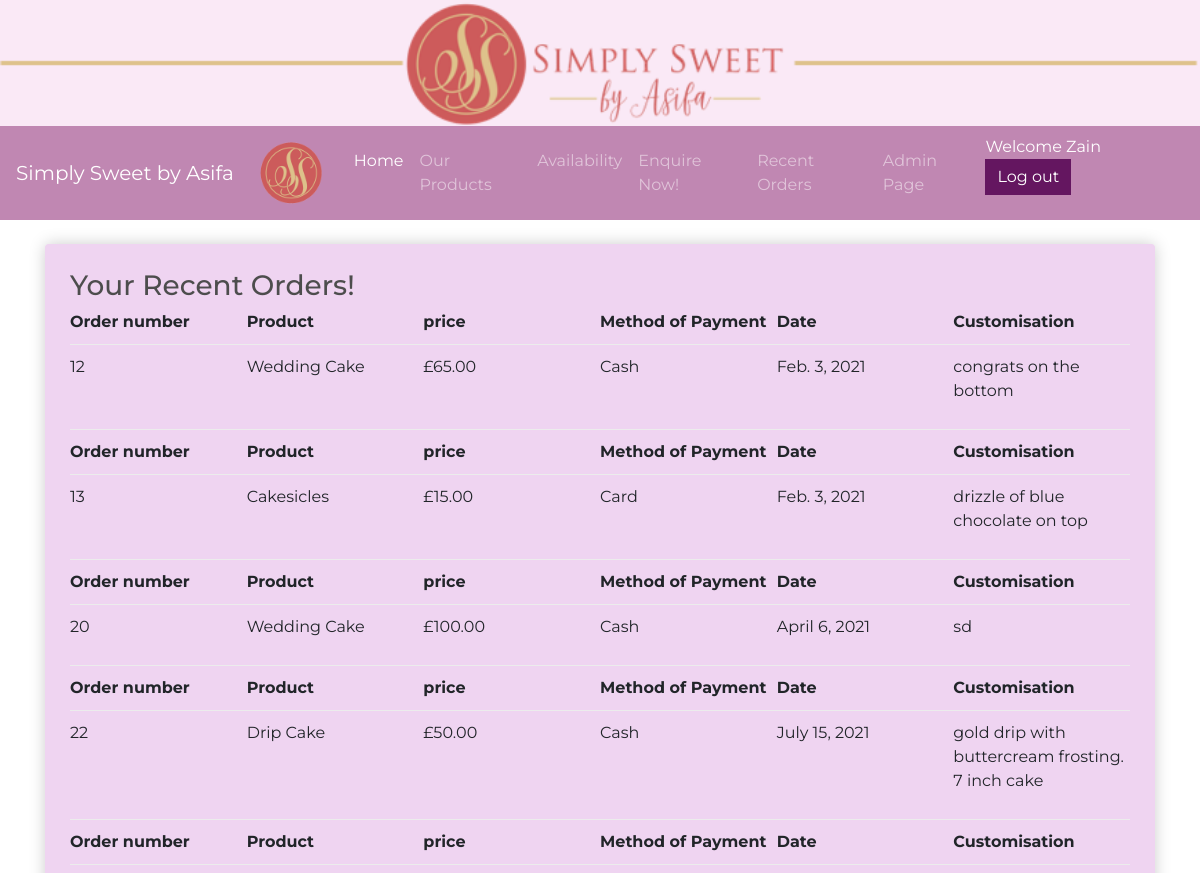
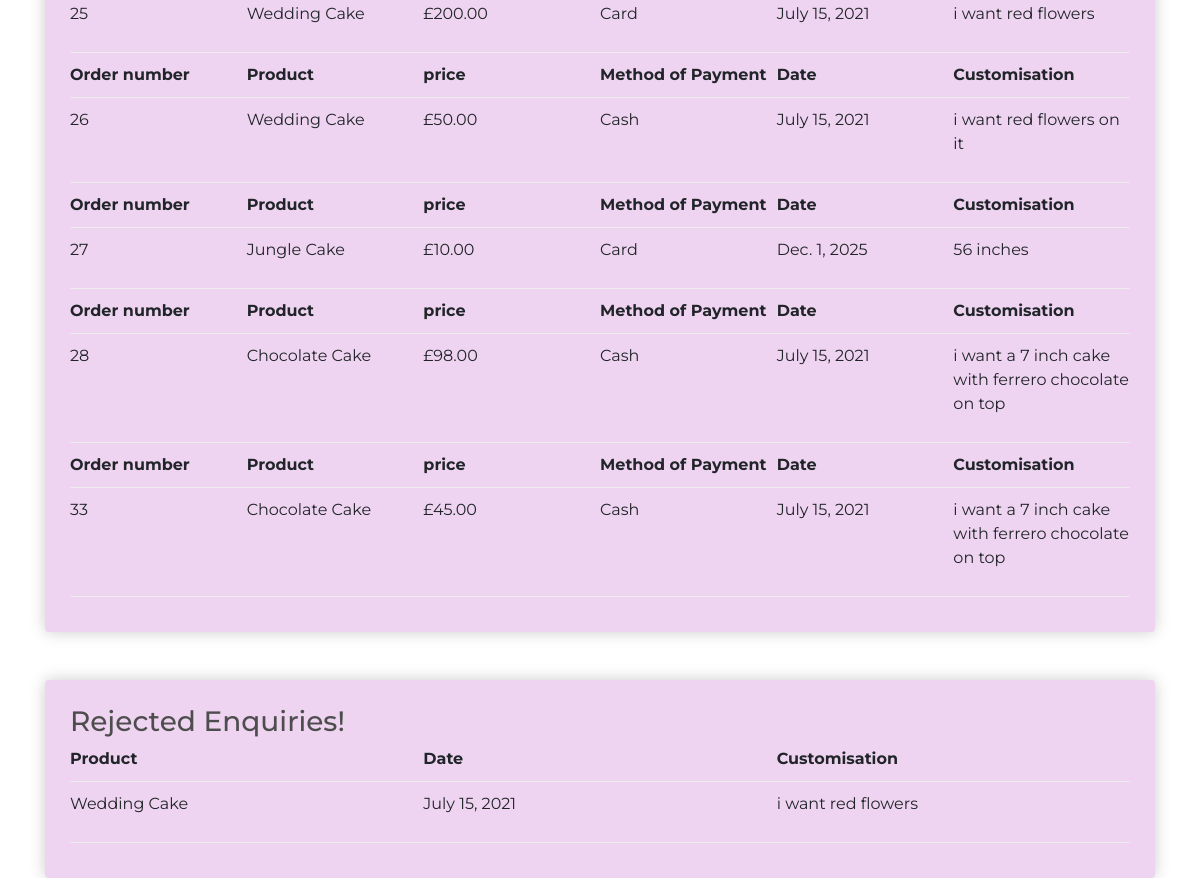
Screenshot of /orders/ (signed in) with the database file from the repository (2 pictures, top to bottom).
### store/models.py (models this page shows, shortened)
class Order(models.Model):
	TYPE = (
				('Cash','Cash'),
				('Card','Card'),
	)
	name = models.ForeignKey(Product,on_delete=models.CASCADE, null=True)
	user = models.ForeignKey(User, on_delete=models.SET_NULL, null=True)
	customisation = models.CharField(max_length=1000, null=True)
	price = models.FloatField(null=True)
	paymethod = models.CharField(max_length=500, null=True, choices=TYPE )
	date = models.DateField(auto_now=False, auto_now_add=False)
	picture = models.ImageField(null=True)

class Product(models.Model):
	CATEGORY = (		# allows the category attribute have a set choice range which have been listed
				('Cake','Cake'), # first computer variable is listed, then the actual choice
				('Cupcakes','Cupcakes'),
				('DS','Dessert Shots'),
				('Cakesicles','Cakesicles'),
	)
	name = models.CharField(max_length=200, null=True, unique=True)
	category = models.CharField(max_length=50, null=True, choices=CATEGORY)
	minprice = models.FloatField(null=True)
	Maxprice = models.FloatField(null=True)
	picture = models.ImageField()
	description = models.CharField(max_length=1000, null=True)

class Request(models.Model):
		CATEGORY = (
						('Accepted','Accepted'),
						('Pending','Pending'),
						('Rejected','Rejected'),
		)
		TYPE = (
				('Cash','Cash'),
				('Card','Card'),
	)
		user = models.ForeignKey(User, on_delete=models.SET_NULL,null=True, default=None)
		price = models.IntegerField(null=True)
		date = models.DateField(auto_now=False, auto_now_add=False)
		name = models.ForeignKey(Product, on_delete=models.SET_NULL, null=True,default=None)
		Customisation = models.CharField(max_length=1000, null=True)
		status = models.CharField(max_length=50, null=True, choices=CATEGORY,default='Pending')
		paymethod = models.CharField(max_length=50, null=True, choices=TYPE)
		picture = models.ImageField(null=True)

### store/views.py (the view)
# urls.py: path('orders/',views.orders,name="orders"),
def orders(request):
	users = request.user
	ordersl = Order.objects.filter(user=users)
	requests = Request.objects.filter(user=users,status="Rejected")
	context = {'ordersl':ordersl,'requests':requests}
	return render(request, 'store/orders.html', context)

### store/templates/store/orders.html
{% extends 'store/main.html' %}
{% load static %}
{% block content %}
	<div class="box-element">
	<h3>Your Recent Orders!</h3>
    {%for order in ordersl%}
				<div class="cart-row">
					<div style="flex:1"><strong>Order number</strong></div>
					<div style="flex:1"><strong>Product</strong></div>
					<div style="flex:1"><strong>price</strong></div>
					<div style="flex:1"><strong>Method of Payment</strong></div>
                    <div style="flex:1"><strong>Date</strong></div>
                    <div style="flex:1"><strong>Customisation</strong></div>
				</div>
				<div class="cart-row">
					<div style="flex:1"><p>{{order.id}}</p></div>
					<div style="flex:1"><p>{{order.name.name}}</p></div>
					<div style="flex:1"><p>£{{order.price|floatformat:2}}</p></div>
					<div style="flex:1"><p>{{order.paymethod}}</p></div>
					<div style="flex:1"><p>{{order.date}}</p></div>
					<div style="flex:1"><p>{{order.customisation}}</p></div>
				</div>
	{%endfor%}
	</div>
	<br></br>
	<div class="box-element">
	<h3>Rejected Enquiries!</h3>
	{%for request in requests%}
				<div class="cart-row">
					<div style="flex:1"><strong>Product</strong></div>
					<div style="flex:1"><strong>Date</strong></div>
                    <div style="flex:1"><strong>Customisation</strong></div>
				</div>
				<div class="cart-row">
					<div style="flex:1"><p>{{request.name.name}}</p></div>
					<div style="flex:1"><p>{{request.date}}</p></div>
					<div style="flex:1"><p>{{request.Customisation}}</p></div>
				</div>
	</div>
    {%endfor%}
{% endblock content %}

### store/templates/store/main.html (shortened to what this page needs)
<!DOCTYPE html>
{% load static%}
<html>
<head>
    <link rel="stylesheet" href="https://stackpath.bootstrapcdn.com/bootstrap/4.4.1/css/bootstrap.min.css">
    <link rel="stylesheet" type="text/css" href="{% static 'css/main.css' %}">
</head>
<body>
    <div style="margin-bottom: 0px;">
      <img id ="backdrop-icon" width ="1500" src="{% static 'images/backdrop.svg' %}">
    </div>
    <nav class="navbar navbar-expand-lg navbar-dark bg-dark">
    <a class="navbar-brand" href="{% url 'home' %}">Simply Sweet by Asifa</a>
	  <a class="navbar-brand" href="{% url 'home' %}"><img id ="logo-icon" src="{% static 'images/logo.png' %}"></a>
	  <div class="collapse navbar-collapse" id="navbarSupportedContent">
	    <ul class="navbar-nav mr-auto">
	      <li class="nav-item active">
	        <a class="nav-link" href="{% url 'home' %}">Home <span class="sr-only">(current)</span></a>
        </li>
        <li class="nav-item activer">
          <a class="nav-link" href="{% url 'store'%}">Our Products <span class="sr-only">(current)</span></a>
        </li>
        <li class="nav-item activer">
          <a class="nav-link" href="{% url 'availability'%}">Availability <span class="sr-only">(current)</span></a>
        </li>
        {% if request.user.is_authenticated %}
        <li class="nav-item activer">
          <a class="nav-link" href="{% url 'enquire'%}">Enquire Now! <span class="sr-only">(current)</span></a>
        </li>
        <li class="nav-item activer">
          <a class="nav-link" href="{% url 'orders'%}">Recent Orders <span class="sr-only">(current)</span></a>
        </li>
        <li class="nav-item activer">
          <a class="nav-link" href="{% url 'admn'%}">Admin Page<span class="sr-only">(current)</span></a>
        </li>
        {% endif %}
	    </ul>
      {% if request.user.is_authenticated %}
      <p style="color:white">Welcome {{user.first_name}}</p}
        <a href="{% url 'logout' %}" class ="btn btn-warning">Log out</a>
      {% else %}
        <div class="form-inline my-2 my-lg-0">
              <a href="{% url 'login'%}" class="btn btn-warning">Login</a>
        </div>
      {% endif %}
	  </div>
	</nav>
     <div class="container">
            <br>
            {% block content %}
            {% endblock content %}
         </div>
</body>
</html>

### static/css/main.css (style rules this page uses)
body { font-family: 'Montserrat', sans-serif; }
body { background-color: FCCDE2; }
h1,h2,h3,h4,h5,h6 { color:hsl(0, 0%, 30%); }
.box-element { box-shadow:hsl(0, 0%, 80%) 0 0 16px; background-color: rgb(239, 212, 241); border-radius: 4px; padding: 25px; }
.bg-dark { background-color: #c087b2!important; }
#logo-icon { width:80px; display: inline-block; margin-left: 0px; }
#backdrop-icon { width:100%; display: inline-block; margin-left: 0px; background-color: rgb(250, 233, 246); }
.btn { border-radius: 0; }
.button,.btn-warning { background-color: #641660; border: none; color: white; text-align: center; text-decoration: none; display: inline-block; font-size: 16px; }
.cart-row { display: flex; align-items: flex-stretch; padding-bottom: 10px; margin-bottom: 10px; border-bottom: 1px solid #ececec; }

### rows the page displays
Order: id "12", name.name "Wedding Cake", price "65.00", paymethod "Cash", date "Feb. 3, 2021", customisation "congrats on the bottom"
Order: id "13", name.name "Cakesicles", price "15.00", paymethod "Card", date "Feb. 3, 2021", customisation "drizzle of blue chocolate on top"
Order: id "20", name.name "Wedding Cake", price "100.00", paymethod "Cash", date "April 6, 2021", customisation "sd"
Order: id "22", name.name "Drip Cake", price "50.00", paymethod "Cash", date "July 15, 2021", customisation "gold drip with buttercream frosting. 7 inch cake"
Order: id "25", name.name "Wedding Cake", price "200.00", paymethod "Card", date "July 15, 2021", customisation "i want red flowers"
Order: id "26", name.name "Wedding Cake", price "50.00", paymethod "Cash", date "July 15, 2021", customisation "i want red flowers on it"
Order: id "27", name.name "Jungle Cake", price "10.00", paymethod "Card", date "Dec. 1, 2025", customisation "56 inches"
Order: id "28", name.name "Chocolate Cake", price "98.00", paymethod "Cash", date "July 15, 2021", customisation "i want a 7 inch cake with ferrero chocolate on top"
Order: id "33", name.name "Chocolate Cake", price "45.00", paymethod "Cash", date "July 15, 2021", customisation "i want a 7 inch cake with ferrero chocolate on top"
Request: name.name "Wedding Cake", date "July 15, 2021", Customisation "i want red flowers"

### other values shown
{{ user.first_name }} "Zain"
